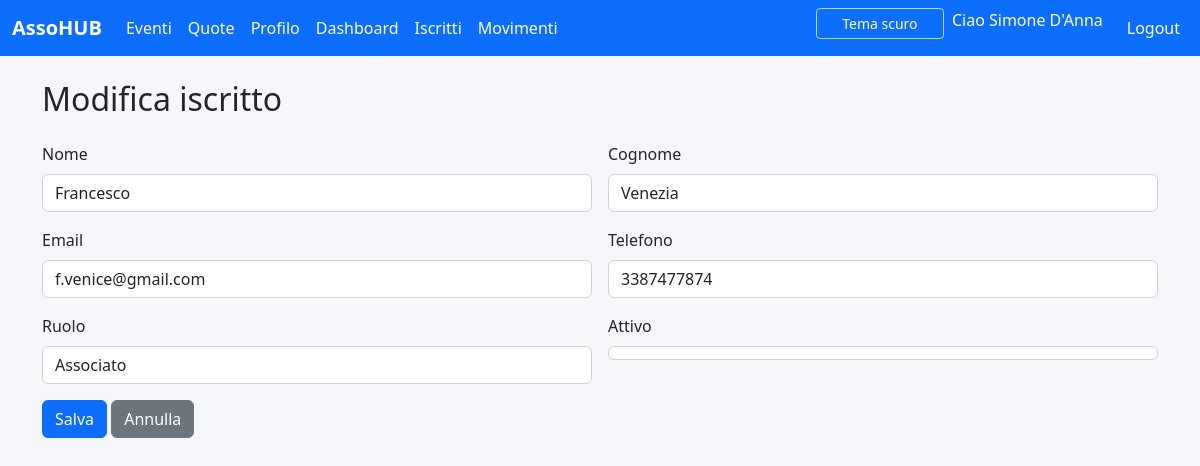
The app's page /iscritti/1/edit/ (signed in) with its own data.
### app/models.py (models this page shows, shortened)
class User(AbstractUser):
    ROLE_ASSOCIATO = Member.ROLE_ASSOCIATO
    ROLE_AMMINISTRATORE = Member.ROLE_AMMINISTRATORE
    ROLE_CHOICES = Member.ROLE_CHOICES
    role = models.CharField(max_length=20, choices=ROLE_CHOICES, default=ROLE_ASSOCIATO)
    member = models.OneToOneField(Member, on_delete=models.CASCADE, related_name="user", blank=True, null=True)
    @property
    def is_administrator(self) -> bool:
        return self.role == self.ROLE_AMMINISTRATORE
    @property
    def display_name(self) -> str:
        try:
            member = self.member
        except Member.DoesNotExist:
            member = None
        if member and member.full_name:
            return member.full_name
        full_name = self.get_full_name()
        return full_name or self.username

class Member(models.Model):
    ROLE_ASSOCIATO = "associato"
    ROLE_AMMINISTRATORE = "amministratore"
    ROLE_CHOICES = [
        (ROLE_ASSOCIATO, "Associato"),
        (ROLE_AMMINISTRATORE, "Amministratore"),
    ]
    first_name = models.CharField(max_length=150)
    last_name = models.CharField(max_length=150)
    email = models.EmailField(unique=True)
    phone = models.CharField(max_length=30, blank=True)
    role = models.CharField(max_length=20, choices=ROLE_CHOICES, default=ROLE_ASSOCIATO)
    active = models.BooleanField(default=True)
    class Meta:
        ordering = ["last_name", "first_name"]

### app/views.py (the view)
# urls.py: path("iscritti/<int:pk>/edit/", views.member_update, name="member_update"),
@admin_required
def member_update(request, pk: int):
    member = get_object_or_404(Member, pk=pk)
    if request.method == "POST":
        form = MemberForm(request.POST, instance=member)
        if form.is_valid():
            member = form.save()
            if hasattr(member, "user"):
                member.user.role = member.role
                member.user.save(update_fields=["role"])
            messages.success(request, "Iscritto aggiornato correttamente.")
            return redirect("members_list")
    else:
        form = MemberForm(instance=member)
    return render(request, "members/form.html", {"form": form, "title": "Modifica iscritto"})

### app/forms.py
class MemberForm(BootstrapFormMixin, forms.ModelForm):
    class Meta:
        model = Member
        fields = ["first_name", "last_name", "email", "phone", "role", "active"]
        labels = {
            "first_name": "Nome",
            "last_name": "Cognome",
            "email": "Email",
            "phone": "Telefono",
            "role": "Ruolo",
            "active": "Attivo",
        }

### app/forms.py (called while the page is built)
    def _apply_bootstrap(self) -> None:
        for field in self.fields.values():
            css_class = field.widget.attrs.get("class", "")
            field.widget.attrs["class"] = f"form-control {css_class}".strip()

### app/utils.py (called while the page is built)
def admin_required(view_func: Callable):
    @wraps(view_func)
    def _wrapped_view(request: HttpRequest, *args, **kwargs) -> HttpResponse:
        user = request.user
        if not user.is_authenticated:
            return redirect(f"{reverse('login')}?next={request.path}")
        if not getattr(user, "is_administrator", False):
            messages.error(request, "Non hai i permessi per accedere a questa sezione.")
            return redirect("home")
        return view_func(request, *args, **kwargs)
    return _wrapped_view

### app/templates/members/form.html (shortened to what this page needs)
{% extends 'base.html' %}
{% block content %}
<h2 class="mb-4">{{ title }}</h2>
<form method="post" class="row g-3">
    {% for field in form %}
    <div class="col-md-6">
        <label class="form-label" for="{{ field.id_for_label }}">{{ field.label }}</label>
        {{ field }}
    </div>
    {% endfor %}
    <div class="col-12">
        <button type="submit" class="btn btn-primary">Salva</button>
        <a href="{% url 'members_list' %}" class="btn btn-secondary">Annulla</a>
    </div>
</form>
{% endblock %}

### app/templates/base.html (shortened to what this page needs)
{% load static %}
<!DOCTYPE html>
<html lang="it">
<head>
    <link rel="stylesheet" href="https://cdn.jsdelivr.net/npm/bootstrap@5.3.3/dist/css/bootstrap.min.css">
    <link rel="stylesheet" href="{% static 'style.css' %}">
</head>
<body>
<nav class="navbar navbar-expand-lg navbar-dark bg-primary mb-4">
    <div class="container-fluid">
        <a class="navbar-brand" href="{% url 'home' %}">AssoHUB</a>
        <div class="collapse navbar-collapse" id="navbarNav">
            <ul class="navbar-nav me-auto">
                {% if user.is_authenticated %}
                <li class="nav-item"><a class="nav-link" href="{% url 'events_list' %}">Eventi</a></li>
                <li class="nav-item"><a class="nav-link" href="{% url 'fees_list' %}">Quote</a></li>
                <li class="nav-item"><a class="nav-link" href="{% url 'profile' %}">Profilo</a></li>
                {% if user.is_administrator %}
                <li class="nav-item"><a class="nav-link" href="{% url 'dashboard' %}">Dashboard</a></li>
                <li class="nav-item"><a class="nav-link" href="{% url 'members_list' %}">Iscritti</a></li>
                <li class="nav-item"><a class="nav-link" href="{% url 'transactions_list' %}">Movimenti</a></li>
                {% endif %}
                {% endif %}
            </ul>
            <ul class="navbar-nav">
                <li class="nav-item">
                    <button type="button" id="theme-toggle" class="btn btn-outline-light btn-sm me-2" aria-pressed="false">Tema scuro</button>
                </li>
                {% if user.is_authenticated %}
                <li class="nav-item"><span class="navbar-text me-3">Ciao {{ user.display_name }}</span></li>
                <li class="nav-item"><a class="nav-link" href="{% url 'logout' %}">Logout</a></li>
                {% else %}
                <li class="nav-item"><a class="nav-link" href="{% url 'login' %}">Login</a></li>
                {% endif %}
            </ul>
        </div>
    </div>
</nav>
<div class="container">
    {% block content %}{% endblock %}
</div>
</body>
</html>

### app/static/style.css (style rules this page uses)
:root { --asso-body-bg: #f5f7fa; --asso-text-color: #212529; --asso-card-bg: #ffffff; --asso-card-border: rgba(0, 0, 0, 0.08); --asso-navbar-bg: #0d6efd; --asso-navbar-text: #ffffff; --asso-error-bg: #fde2e1; --asso-error-border: #dc3545; --asso-error-text: #842029; --asso-input-bg: #ffffff; --asso-input-border: #ced4da; --asso-input-text: #212529; --asso-link-color: #0d6efd; --asso-link-hover: #0b5ed7; }
.navbar-brand { font-weight: bold; }
body { background-color: var(--asso-body-bg); color: var(--asso-text-color); transition: background-color 0.3s ease, color 0.3s ease; min-height: 100vh; }
.navbar { background-color: var(--asso-navbar-bg) !important; transition: background-color 0.3s ease; }
.navbar .navbar-brand, .navbar .nav-link, .navbar .navbar-text { color: var(--asso-navbar-text) !important; transition: color 0.3s ease; }
h1, h2, h3, h4, h5, h6 { color: var(--asso-text-color); }
a { color: var(--asso-link-color); transition: color 0.3s ease; }
.form-control, .form-select { background-color: var(--asso-input-bg); color: var(--asso-input-text); border-color: var(--asso-input-border); transition: background-color 0.3s ease, color 0.3s ease, border-color 0.3s ease, box-shadow 0.3s ease; }
#theme-toggle { min-width: 8rem; color: var(--asso-navbar-text) !important; border-color: rgba(255, 255, 255, 0.7) !important; }

### records on screen
User: display_name "Simone D'Anna"
Member: form "Francesco" "Venezia" "f.venice@gmail.com" "3387477874" "Associato" "☑"

### other values on screen
{{ title }} "Modifica iscritto"
{{ field.label }} "Nome" "Cognome" "Email" "Telefono" "Ruolo" "Attivo"
